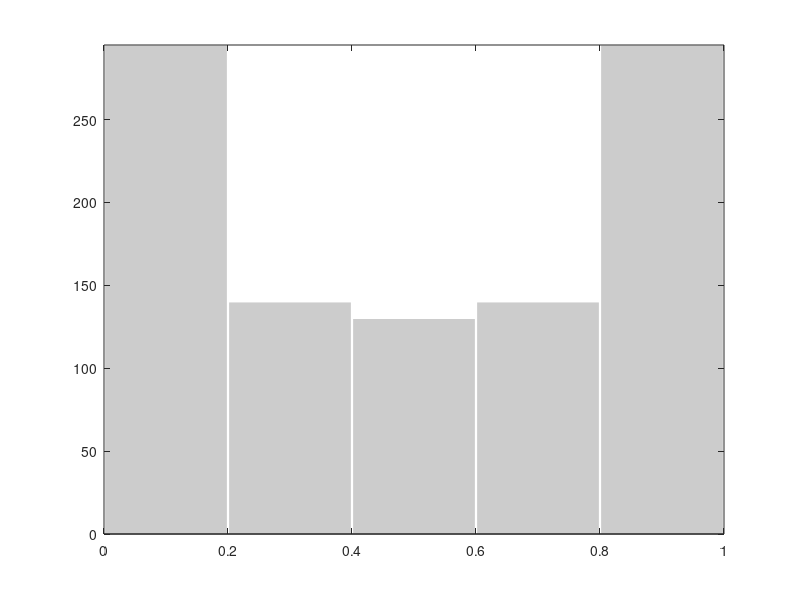

Write MATLAB code to recreate this figure.
%==============================================================================
% (c) Jan Modersitzki 2011/01/02, see FAIR.2 and FAIRcopyright.m.
% http://www.mic.uni-luebeck.de/people/jan-modersitzki.html
%
% Tutorial for FAIR: density estimation using a histogram
%
%==============================================================================

clear, close all, help(mfilename);

n = 1000; 
x = linspace(0,2*pi,n); T = 0.5*(sin(x)+1); % discretized function
minT = 0; maxT = 1;                         % bounds for the bins
numberBins = 5;                             % number of bins
binWidth   = (maxT-minT)/numberBins;        % bin width
bins       = 0:binWidth:maxT;               % the bins
binsExt    = [-inf,bins(2:end-1),inf];      % don't miss anything

rhoHat = histc(T,binsExt); % compute the histogram and plot it
bar(bins+binWidth/2,rhoHat,0.99,'edgecolor','w','facecolor',0.8*[1,1,1]);
axis([minT,maxT,0,inf])
